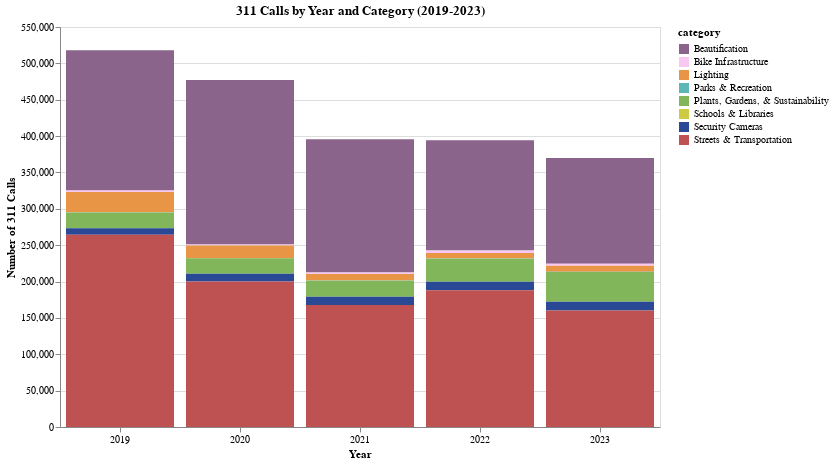

Notebook cell for this chart:
### Code cell
import json
import pathlib
import altair as alt
import pandas as pd

def generate_chart_specs(csv_file: pathlib.Path) -> dict:
    # Constants
    YEAR_RANGE = range(2019, 2024)
    CAT_COLORS = {
        "Beautification": "#8B648B",
        "Bike Infrastructure": "#F8C8F1",
        "Lighting": "#E89545",
        "Parks & Recreation": "#5DB7B7",
        "Plants, Gardens, & Sustainability": "#82B65B",
        "Schools & Libraries": "#cdcb44",
        "Security Cameras": "#294896",
        "Streets & Transportation": "#BE5151"
    }
    CHART_WIDTH = 600
    CHART_HEIGHT = 400

    # Load and preprocess data
    df = (pd.read_csv(csv_file)
          .assign(
              year=lambda x: x['year'].astype(int),
              ward=lambda x: x['ward'].astype(int),
              calls=lambda x: x['calls'].astype(float),
              total_cost=lambda x: x['total_cost'].astype(float)
          )
          .query('year in @YEAR_RANGE')
          .groupby(['year', 'ward', 'category'])[['calls', 'total_cost']]
          .sum()
          .reset_index())

    # Aggregations
    aggregations = {
        'calls_by_year': df.groupby(['year', 'category'])['calls'].sum().unstack(),
        'money_by_year': df.groupby(['year', 'category'])['total_cost'].sum().unstack(),
        'calls_by_ward': df.groupby(['ward', 'category'])['calls'].sum().unstack(),
        'money_by_ward': df.groupby(['ward', 'category'])['total_cost'].sum().unstack()
    }

    def create_chart(data: pd.DataFrame, title: str, x_label: str, y_label: str, rotate_x: bool = False) -> dict:
        melted_data = data.reset_index().melt(
            id_vars=data.index.name,
            var_name='category',
            value_name='value'
        )
        chart = (alt.Chart(melted_data)
                .mark_bar()
                .encode(
                    x=alt.X(f'{data.index.name}:O', 
                           title=x_label,
                           axis=alt.Axis(labelAngle=-90 if rotate_x else 0)),
                    y=alt.Y('value:Q', title=y_label, stack='zero'),
                    color=alt.Color('category:N',
                                  scale=alt.Scale(domain=list(CAT_COLORS.keys()),
                                                range=list(CAT_COLORS.values()))),
                    tooltip=[data.index.name, 'category', alt.Tooltip('value:Q', format='.2f')]
                )
                .properties(
                    title=title,
                    width=CHART_WIDTH,
                    height=CHART_HEIGHT
                ))
        return chart.to_dict()

    # Chart configurations
    chart_configs = [
        ('calls_by_year', '311 Calls by Year and Category (2019-2023)', 'Year', 'Number of 311 Calls', False),
        ('calls_by_ward', '311 Calls by Ward and Category (2019-2023)', 'Ward', 'Number of 311 Calls', True),
        ('money_by_year', 'Money Spent by Year and Category (2019-2023)', 'Year', 'Total Money Spent ($)', False),
        ('money_by_ward', 'Money Spent by Ward and Category (2019-2023)', 'Ward', 'Total Money Spent ($)', True)
    ]

    # Generate chart specs
    chart_specs = {
        key: create_chart(aggregations[key], title, x_label, y_label, rotate)
        for key, title, x_label, y_label, rotate in chart_configs
    }
    return chart_specs

# Test in Jupyter
csv_file = pathlib.Path.cwd().parent.parent / "30122-project-gitmoney" / "data" / "calls_money.csv"
specs = generate_chart_specs(csv_file)

# Display the JSON specs in Jupyter
print(json.dumps(specs, indent=2))

# Optional: Test rendering one chart in Jupyter
chart = alt.Chart.from_dict(specs['calls_by_year'])
chart.display()

### Figure 1 — Vega-Lite specification as saved in the notebook (floating-point values rounded to 4 significant figures)
{"config": {"view": {"continuousWidth": 300, "continuousHeight": 300}}, "data": {"name": "data-bad99b562f2bad02a4d3a4a0ad24cd68"}, "mark": {"type": "bar"}, "datasets": {"data-bad99b562f2bad02a4d3a4a0ad24cd68": [{"year": 2019, "category": "Beautification", "value": 192700.0}, {"year": 2020, "category": "Beautification", "value": 226100.0}, {"year": 2021, "category": "Beautification", "value": 183200.0}, {"year": 2022, "category": "Beautification", "value": 151500.0}, {"year": 2023, "category": "Beautification", "value": 145400.0}, {"year": 2019, "category": "Bike Infrastructure", "value": 2119.0}, {"year": 2020, "category": "Bike Infrastructure", "value": 1118.0}, {"year": 2021, "category": "Bike Infrastructure", "value": 1986.0}, {"year": 2022, "category": "Bike Infrastructure", "value": 3446.0}, {"year": 2023, "category": "Bike Infrastructure", "value": 2734.0}, {"year": 2019, "category": "Lighting", "value": 27860.0}, {"year": 2020, "category": "Lighting", "value": 17720.0}, {"year": 2021, "category": "Lighting", "value": 8870.0}, {"year": 2022, "category": "Lighting", "value": 7559.0}, {"year": 2023, "category": "Lighting", "value": 8501.0}, {"year": 2019, "category": "Parks & Recreation", "value": 404.0}, {"year": 2020, "category": "Parks & Recreation", "value": 135.0}, {"year": 2021, "category": "Parks & Recreation", "value": 596.0}, {"year": 2022, "category": "Parks & Recreation", "value": 338.0}, {"year": 2023, "category": "Parks & Recreation", "value": 313.0}, {"year": 2019, "category": "Plants, Gardens, & Sustainability", "value": 21480.0}, {"year": 2020, "category": "Plants, Gardens, & Sustainability", "value": 21140.0}, {"year": 2021, "category": "Plants, Gardens, & Sustainability", "value": 21730.0}, {"year": 2022, "category": "Plants, Gardens, & Sustainability", "value": 31650.0}, {"year": 2023, "category": "Plants, Gardens, & Sustainability", "value": 40710.0}, {"year": 2019, "category": "Schools & Libraries", "value": 0.0}, {"year": 2020, "category": "Schools & Libraries", "value": 0.0}, {"year": 2021, "category": "Schools & Libraries", "value": 0.0}, {"year": 2022, "category": "Schools & Libraries", "value": 0.0}, {"year": 2023, "category": "Schools & Libraries", "value": 0.0}, {"year": 2019, "category": "Security Cameras", "value": 8966.0}, {"year": 2020, "category": "Security Cameras", "value": 10840.0}, {"year": 2021, "category": "Security Cameras", "value": 11290.0}, {"year": 2022, "category": "Security Cameras", "value": 11720.0}, {"year": 2023, "category": "Security Cameras", "value": 12040.0}, {"year": 2019, "category": "Streets & Transportation", "value": 264400.0}, {"year": 2020, "category": "Streets & Transportation", "value": 199900.0}, {"year": 2021, "category": "Streets & Transportation", "value": 167900.0}, {"year": 2022, "category": "Streets & Transportation", "value": 187900.0}, {"year": 2023, "category": "Streets & Transportation", "value": 160300.0}]}, "encoding": {"color": {"field": "category", "scale": {"domain": ["Beautification", "Bike Infrastructure", "Lighting", "Parks & Recreation", "Plants, Gardens, & Sustainability", "Schools & Libraries", "Security Cameras", "Streets & Transportation"], "range": ["#8B648B", "#F8C8F1", "#E89545", "#5DB7B7", "#82B65B", "#cdcb44", "#294896", "#BE5151"]}, "type": "nominal"}, "tooltip": [{"field": "year", "type": "quantitative"}, {"field": "category", "type": "nominal"}, {"field": "value", "format": ".2f", "type": "quantitative"}], "x": {"axis": {"labelAngle": 0}, "field": "year", "title": "Year", "type": "ordinal"}, "y": {"field": "value", "stack": "zero", "title": "Number of 311 Calls", "type": "quantitative"}}, "height": 400, "title": "311 Calls by Year and Category (2019-2023)", "width": 600, "$schema": "https://vega.github.io/schema/vega-lite/v5.20.1.json"}
